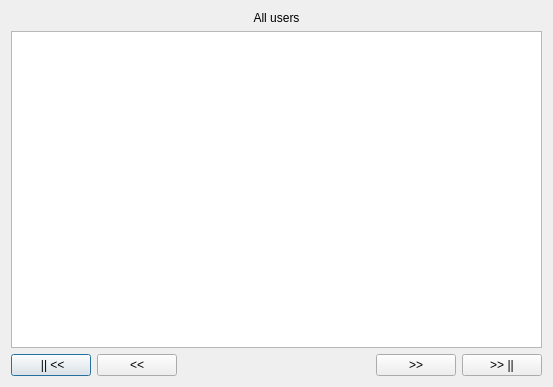
<?xml version="1.0" encoding="UTF-8"?>
<ui version="4.0">
 <class>UpdateUserDialog</class>
 <widget class="QDialog" name="UpdateUserDialog">
  <property name="geometry">
   <rect>
    <x>0</x>
    <y>0</y>
    <width>553</width>
    <height>387</height>
   </rect>
  </property>
  <property name="windowTitle">
   <string>Dialog</string>
  </property>
  <layout class="QVBoxLayout" name="verticalLayout">
   <item>
    <layout class="QHBoxLayout" name="horizontalLayout_2">
     <item>
      <widget class="QLabel" name="label">
       <property name="text">
        <string>All users</string>
       </property>
       <property name="alignment">
        <set>Qt::AlignCenter</set>
       </property>
      </widget>
     </item>
    </layout>
   </item>
   <item>
    <widget class="QTableView" name="tableView"/>
   </item>
   <item>
    <layout class="QHBoxLayout" name="horizontalLayout">
     <item>
      <widget class="QPushButton" name="first_page_button">
       <property name="text">
        <string> || &lt;&lt;</string>
       </property>
      </widget>
     </item>
     <item>
      <widget class="QPushButton" name="prev_page_button">
       <property name="text">
        <string>&lt;&lt;</string>
       </property>
      </widget>
     </item>
     <item>
      <spacer name="horizontalSpacer">
       <property name="orientation">
        <enum>Qt::Horizontal</enum>
       </property>
       <property name="sizeHint" stdset="0">
        <size>
         <width>228</width>
         <height>20</height>
        </size>
       </property>
      </spacer>
     </item>
     <item>
      <widget class="QPushButton" name="next_page_button">
       <property name="text">
        <string>&gt;&gt;</string>
       </property>
      </widget>
     </item>
     <item>
      <widget class="QPushButton" name="last_page_button">
       <property name="text">
        <string>&gt;&gt; ||</string>
       </property>
      </widget>
     </item>
    </layout>
   </item>
  </layout>
 </widget>
 <resources/>
 <connections/>
</ui>
